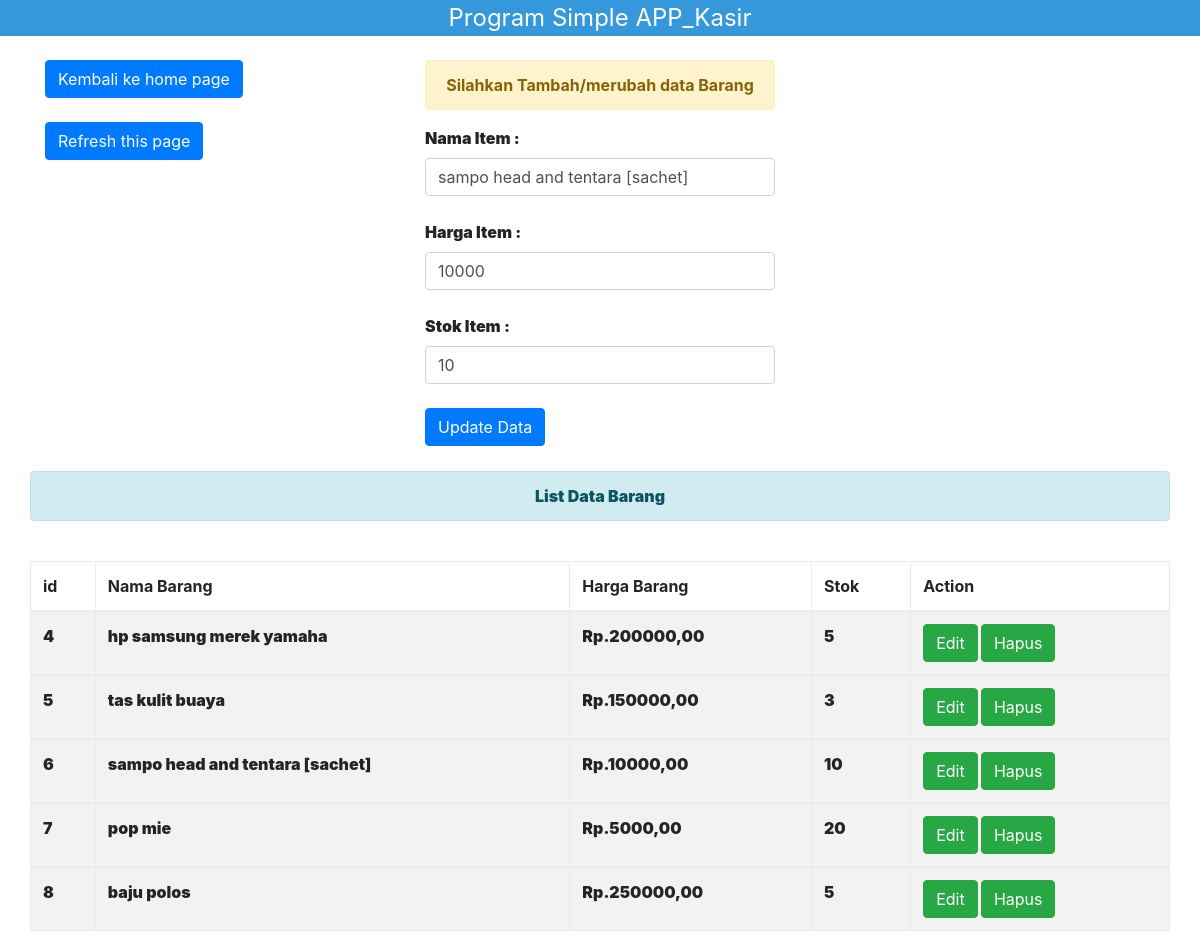
Screenshot of /manage/barang.php?edit=6 with the database file from the repository.
### tables this page shows
CREATE TABLE IF NOT EXISTS `barang` (
  `id` int(11) NOT NULL AUTO_INCREMENT,
  `namabrg` varchar(150) DEFAULT NULL,
  `hargabrg` varchar(150) DEFAULT NULL,
  `stokbrg` varchar(150) DEFAULT NULL,
  PRIMARY KEY (`id`)
);

### manage/barang.php (the view, shortened to what this page needs)
<?php
require_once 'header.php';
include '../configuration/konek.php';
?>
<div class="container">
<br>
  <div class="row">
    <div class="col-md-4">
      <a href="index.php"><button class="btn btn-primary">Kembali ke home page</button></a><br><br>
      <a href="barang.php"><button class="btn btn-primary">Refresh this page</button></a>
    </div>
    <div class="col-md-4">
            <?php
        if (isset($_GET['edit'])) {
          $tampil = $konek->query("select * from barang where id=".$_GET['edit']);
          $tam = $tampil->fetch_array(MYSQLI_BOTH);
        }
            ?><font class="alert alert-success card card-title"><b>Update Data Berhasil!!<b></font>
        <center><font class="alert alert-warning card card-title"><b>Silahkan Tambah/merubah data Barang<b></font></center>
        <form action="" method="post">
          <label>Nama Item :</label>
          <input type="text" name="namabrg" value="<?php if(isset($_GET['edit'])){ echo $tam['1']; } ?>" class="form-control" placeholder="masukan nama barang"><br>
          <label>Harga Item :</label>
          <input type="text" name="hargabrg" value="<?php if(isset($_GET['edit'])){ echo $tam['2']; } ?>" class="form-control" placeholder="masukan harga"><br>
          <label>Stok Item :</label>
          <input type="number" name="stokbrg" value="<?php if(isset($_GET['edit'])){ echo $tam['3']; } ?>" class="form-control" placeholder="masukan stok barang"><br>
          <?php
            if (isset($_GET['edit'])) {
              ?><button name="update" class="btn btn-primary">Update Data</button>
              <?php
            }else{
              ?><button name="tambah" class="btn btn-primary">Tambah Data</button>
              <?php
            }
          ?>
        </form>
    </div>
  </div>
  <div class="col-md-4"></div>
</div>
<br>
<div class="container-fluid">
  <div class="col-md-12">
    <center><font class="alert alert-info card card-title"><b>List Data Barang<b></font></center>
    <br>
    <form action="" method="get">
      <table class="table table-striped table-bordered">
        <thead>
          <tr>
            <th>id</th>
            <th>Nama Barang</th>
            <th>Harga Barang</th>
            <th>Stok</th>
            <th>Action</th>
          </tr>
        </thead>
        <?php
        $query = mysqli_query($konek, "select * from barang");{
        while ($r = mysqli_fetch_array($query)) {
         ?>
        <tbody>
          <tr>
            <td><?php echo $r['0']; ?></td>
            <td><?php echo $r['1']; ?></td>
            <td>Rp.<?php echo $r['2']; ?>,00</td>
            <td><?php echo $r['3']; ?></td>
            <td>
              <a href="?edit=<?php echo $r['0'] ?>" class="btn btn-success">Edit</a>
              <a href="?hapus=<?php echo $r['0'] ?>" class="btn btn-success">Hapus</a>
            </td>
          </tr>
        </tbody>
      <?php } } ?>
      </table>
    </form>
  </div>
</div>
<?php require_once 'footer.php'; ?>

### rows the page displays
barang: namabrg "sampo head and tentara [sachet]", hargabrg "10000", stokbrg "10", id "6"
barang: id "4", namabrg "hp samsung merek yamaha", hargabrg "200000", stokbrg "5"
barang: id "5", namabrg "tas kulit buaya", hargabrg "150000", stokbrg "3"
barang: id "7", namabrg "pop mie", hargabrg "5000", stokbrg "20"
barang: id "8", namabrg "baju polos", hargabrg "250000", stokbrg "5"
